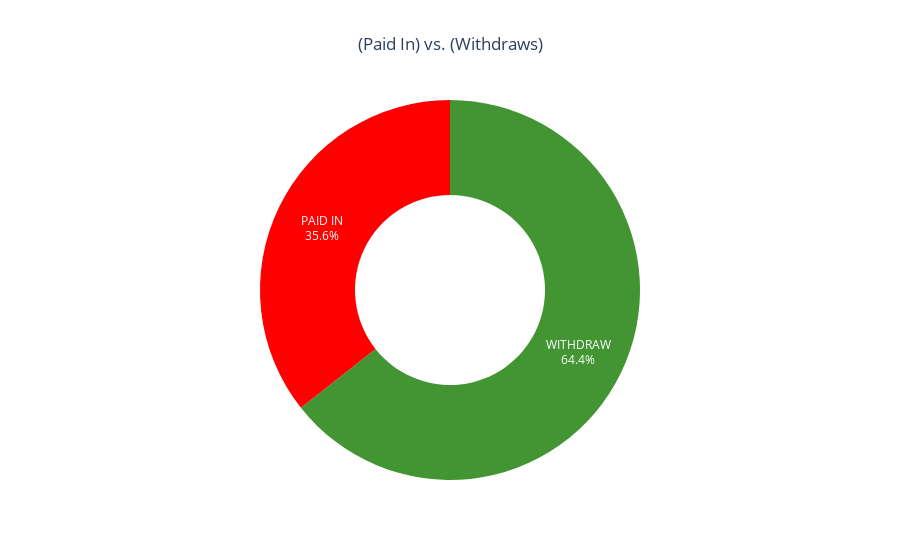

The cell this chart's notebook holds for it:
### Code cell
# Are there more cash-ins (Paid In) or cash-outs (Withdrawals)?
paid_in = combined_data['paid_in_or_Withdraw'].value_counts()
plt.figure(figsize=(15, 7))
fig = go.Figure(go.Pie(labels=paid_in.index, values=paid_in.values, hole=.5, 
                      marker_colors = ['#439534', 'red'],
                      textinfo='percent+label',
                      hoverinfo='value'))
fig.update_layout(
    title_text='(Paid In) vs. (Withdraws)',
    title_x=0.5,  # Center title
    showlegend=False,  
    height=500,
)
fig.show()
fig.write_image("ModelCharts/(Paid_in)vs(withdraws).png", scale=3)

### Figure 1 — Plotly figure (JSON) as saved in the notebook; plotly's stock layout.template omitted (floating-point values rounded to 4 significant figures)
{"data": [{"hole": 0.5, "hoverinfo": "value", "labels": ["WITHDRAW", "PAID IN"], "marker": {"colors": ["#439534", "red"]}, "textinfo": "percent+label", "type": "pie", "values": [957, 530]}], "layout": {"autosize": true, "showlegend": false, "title": {"text": "(Paid In) vs. (Withdraws)", "x": 0.5}}}
